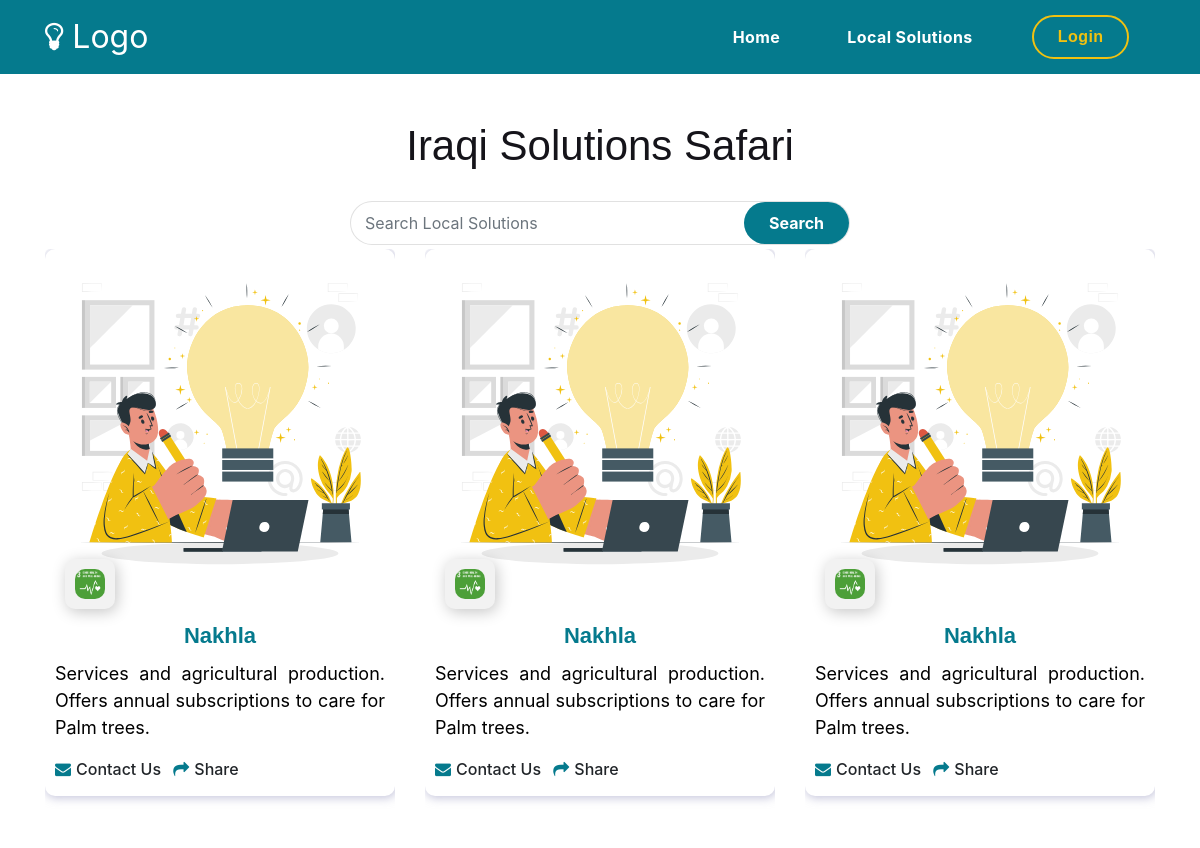
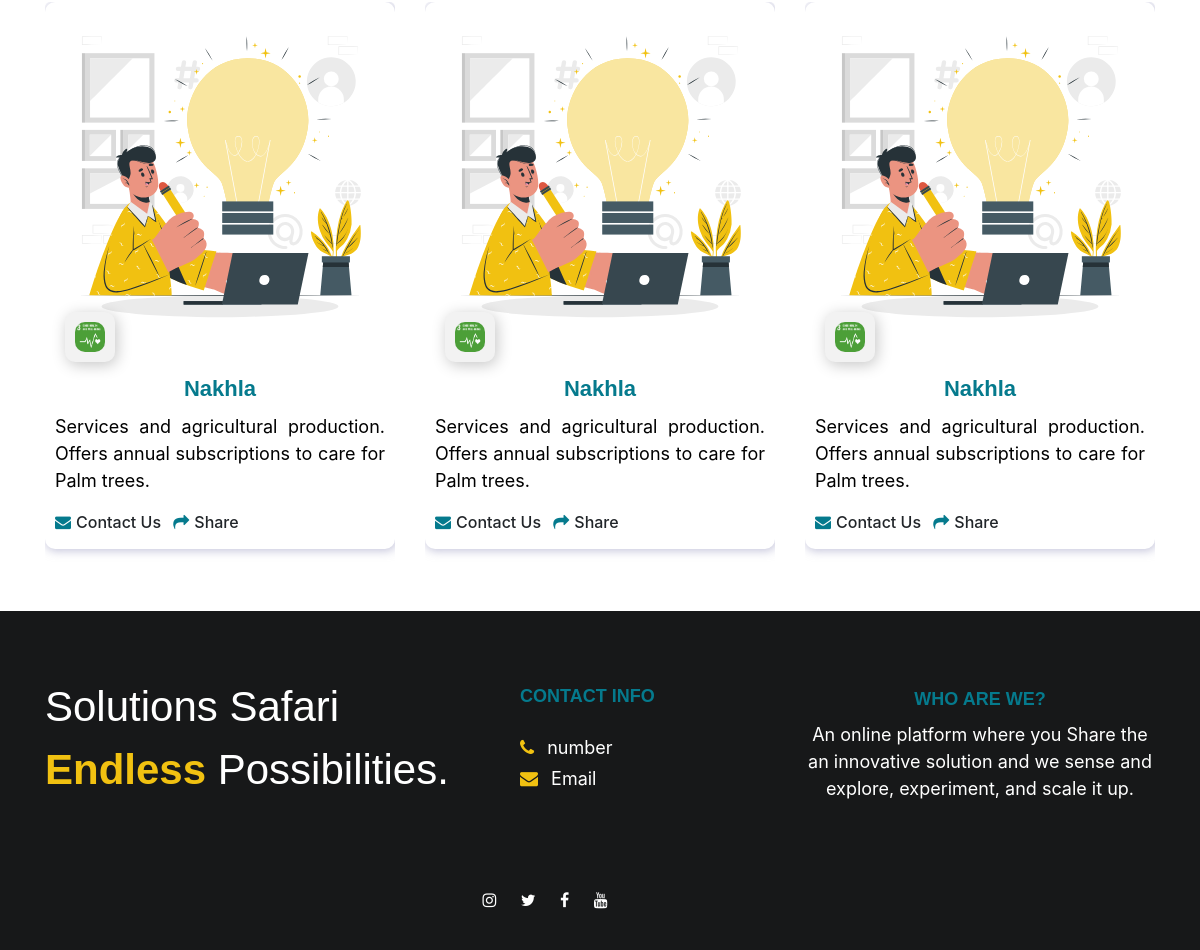
Page /climateprojects on the committed database (2 pictures, top to bottom).
### tables this page shows
CREATE TABLE "Local_solution_details" (
	"local_solution_id"	INTEGER NOT NULL UNIQUE,
	"local_solution_name"	TEXT,
	"owner_name"	TEXT NOT NULL,
	"type_of_the_local_solution"	TEXT NOT NULL,
	"province_of_the_local_solution"	TEXT NOT NULL,
	"date_of_finding_the_local_solution"	TEXT NOT NULL,
	"stage_of_the_local_solution"	TEXT NOT NULL,
	"institution"	TEXT NOT NULL,
	"phone_number"	NUMERIC NOT NULL,
	"email"	TEXT NOT NULL,
	"working_area_of_the_local_solution"	TEXT NOT NULL,
	"institutions_the_solution_is_implemented_at"	TEXT NOT NULL,
	"current_partners_of_the_solution"	TEXT NOT NULL,
	"local_solution_description"	TEXT NOT NULL,
	"local_solution_requirements"	TEXT NOT NULL,
	"social_media_links"	TEXT NOT NULL,
	"image_of_local_solution"	TEXT NOT NULL,
	PRIMARY KEY("local_solution_id" AUTOINCREMENT)
);

### app.py (the view)
@app.route("/climateprojects", methods=["GET", "POST"])
def climateprojects():
    if request.method == "POST":
        search_box = request.form.get("search")
        roster = db.execute("SELECT * FROM Local_solution_details WHERE type_of_the_local_solution='climate' AND local_solution_name LIKE ?", "%" + search_box + "%")
        return render_template("climate.html", roster=roster)
    roster = db.execute("SELECT * FROM Local_solution_details WHERE type_of_the_local_solution='climate'")
    return render_template("climate.html", roster=roster)

### templates/climate.html (shortened to what this page needs)
<!DOCTYPE html>
<html lang="en">
<head>
     <link rel="stylesheet" href="../static/css/bootstrap.min.css">
     <link rel="stylesheet" href="../static/css/font-awesome.min.css">
     <link rel="stylesheet" href="../static/css/aos.css">
     <link rel="stylesheet" href="../static/css/owl.carousel.min.css">
     <link rel="stylesheet" href="../static/css/owl.theme.default.min.css">
     <link rel="stylesheet" href="../static/style.css">
</head>
<body>
     <nav class="navbar navbar-expand-lg">
      <div class="container">
          <a class="navbar-brand" href="/">
            <i class="fa fa-lightbulb-o" aria-hidden="true"></i>
            Logo
          </a>
          <div class="collapse navbar-collapse" id="navbarNav">
              <ul class="navbar-nav ml-auto">
                  <li class="nav-item">
                      <a href="/" class="nav-link">Home</a>
                  </li>
                  <li class="nav-item">
                    <a data-toggle="dropdown" id="navbarDropdownMenuLink" href="solutions.html" class="nav-link">Local Solutions
                      </a>
                  </li>
                    {% if session.email %}
                  <li class="nav-item">
                    <a href="/logout" class="nav-link contact">Logout</a>
                  </li>
                  {% else %}
                  <li class="nav-item">
                    <a href="/login" class="nav-link contact">Login</a>
                  </li>
                  {% endif %}
              </ul>
          </div>
      </div>
  </nav>
      <div class="wrapper">
       <div class="search-header">
       <div class="filter-subnav">
       </div>
     </div>
     <section class="blog section-padding">
      <div class="container">
           <div class="row">
                <div class="col-lg-12 col-12 py-0 mt-0 mb-1 text-center">
                  <h1 class="mb-4 mt-0" data-aos="fade-up">Iraqi Solutions Safari </h1>
                  {% if session.admin %}
                <div class="col-lg-12" data-aos="fade-up" data-aos-delay="100">
                  <div class="row">
                      <div class="col-lg-6 col-md-6 col-sm-12 p-0">
                          <input type="text" class="form-control search-slt" id="exampleFormControlSelect1" placeholder="Type A Solution's Name">
                      </div>
                  <div class="col-lg-6 col-md-6 col-sm-12 p-0">
                    <div class="row">
                      <div class="col-lg-3 col-md-3 col-sm-12 p-0">
                        <select class="form-control search-slt" id="exampleFormControlSelect2">
                          <option placeholder="">Stage</option>
                          <option>Sensing and Exploring</option>
                          <option>Experimenting</option>
                          <option>Scaling Up</option>
                          <option>Done</option>
                        </select>
                      </div>
                    <div class="col-lg-3 col-md-3 col-sm-12 p-0">
                      <select class="form-control search-slt" id="exampleFormControlSelect3">
                        <option placeholder="">Province</option>
                        <option value="Province">Baghdad</option>
                        <option value="Province">Anbar</option>
                        <option value="Province">Babil</option>
                        <option value="Province">Basrah</option>
                        <option value="Province">Dahuk</option>
                        <option value="Province">Dhi Qar</option>
                        <option value="Province">Diyala</option>
                        <option value="Province">Erbil</option>
                        <option value="Province">Halabja</option>
                        <option value="Province">Karbala'</option>
                        <option value="province">Kirkuk</option>
                        <option value="province">Maysan</option>
                        <option value="province">Muthanna</option>
                        <option value="province">Najaf</option>
                        <option value="province">Ninawa</option>
                        <option value="province">Qadisiyah</option>
                        <option value="province">Salah ad-Din	</option>
                        <option value="province">Wasit</option>
                      </select>
                    </div>
                      <div class="col-lg-3 col-md-3 col-sm-12 p-0">
                          <select class="form-control search-slt" id="exampleFormControlSelect4">
                            <option placeholder="">SDGs</option>
                            <option>1: No poverty</option>
                            <option>2: Zero hunger</option>
                            <option>3: Good health and well-being</option>
                            <option>4: Quality education</option>
                            <option>5: Gender equality</option>
                            <option>6: Clean water and sanitation</option>
                            <option>7: Affordable and clean energy</option>
                            <option>8: Decent work and economic growth</option>
                            <option>9: Industry, Innovation, and Infrastructure</option>
                            <option>10: Reducing inequalities</option>
                            <option>11: Sustainable cities and communities</option>
                            <option>12: Responsible consumption and production</option>
                            <option>13: Climate action</option>
                            <option>14: Life below water</option>
                            <option>15: Life on land</option>
                            <option>16: Peace, justice and strong institutions</option>
                            <option>17: Partnership for the goals</option>
                          </select>
                      </div>
                      <div class="col-lg-3 col-md-3 col-sm-12 p-0">
                        <button type="button" class="wrn-btn" >Search</button>
                      </div>
                    </div>
                  </div>
              </div>
          </div>
                  {% else %}
                <form action="/climateprojects" data-aos="fade-up" data-aos-delay="100" method="POST">
                <div class="input-group" id="search-solutions"data-aos="fade-up" data-aos-delay="50">
                <input name="search" type="text" class="form-control" placeholder="Search Local Solutions">
                <div class="input-group-append">
                 <button type="submit" class="input-group-text btn" style="font-weight: bold; ">Search</button>
                </div>
                </div>
              </form>
              {% endif %}
                </div>
                {% for post in roster %}
                <div class="col-lg-4 col-md-4 col-12 mb-4 mt-0">
                  <div class="blog-header" data-aos="fade-up" data-aos-delay="100">
                    <div class="feature-box">
                      <div class="feature-img">
                          <img src={{post["image_of_local_solution"]}} object-fit:cover>
                          <div class="category">
                              <div class="b"><p><img src="../static/images/health.png"></p></div>
                          </div>
                          <div class="details">
                              <h4 class="name" style="font-size: 22px;">{{ post["local_solution_name"] }}</h4>
                              <p>{{ post["local_solution_description"] }}</p>
                                  <div>
                                      <span style="font-weight: 500; margin-right: 8px;" ><i class="fa fa-envelope" aria-hidden="true"></i>Contact Us  </span>
                                      <span style="font-weight: 500;" ><i class="fa fa-share" aria-hidden="true"></i>Share </span>
                                  </div>
                          </div>
                      </div>
                    </div>
                  </div>
                </div>
                {% endfor %}
                             </div>
          </div>
        </div>
     <footer class="site-footer">
      <div class="container">
        <div class="row">
          <div class="col-lg-5 mx-lg-auto col-md-8 col-10 mt-3" >
            <h1 class="text-white" data-aos="fade-up" data-aos-delay="100" >Solutions Safari <strong>Endless</strong> Possibilities.</h1>
          </div>
          <div class="col-lg-3 col-md-6 col-12" data-aos="fade-up" data-aos-delay="100">
            <h4 class="my-4" >CONTACT INFO</h4>
            <p class="mb-1" >
               <i class="fa fa-phone mr-2 footer-icon"></i>
              <a href="#">number</a>
            </p>
            <p><a href="">
                <i class="fa fa-envelope mr-2 footer-icon"></i>
                Email
              </a></p>
          </div>
          <div class="col-lg-4 mx-lg-auto text-center col-md-8 col-12" data-aos="fade-up" data-aos-delay="300" >
            <h4><br>WHO ARE WE?</h4>
            <p><a href="#">
                An online platform where you Share the an innovative solution and we sense and explore, experiment, and scale it up.
           </a></p>
           </div>
          <div class="col-lg-3 mx-lg-auto col-md-6 col-12" data-aos="fade-up" data-aos-delay="500">
            <ul class="social-icon">
              <li><a href="#" class="fa fa-instagram"></a></li>
              <li><a href="" class="fa fa-twitter"></a></li>
              <li><a href="" class="fa fa-facebook"></i></a></li>
              <li><a href="" class="fa fa-youtube"></i></a></li>
            </ul>
          </div>
        </div>
      </div>
    </footer>
</body>
</html>

### static/style.css (style rules this page uses)
body { background: white; font-family: 16px !important; }
h1,h2,h3,h4,h5,h6 { font-family: 'Plain-Regular', sans-serif !important; line-height: inherit; }
h1 { color: #15141a; font-size: 42px; }
h4 { color: #057a8d; font-family: 16px !important; font-size: 18px; font-weight: 600; }
p { color: black; font-size: 18px; line-height: 1.5em; }
b, strong { letter-spacing: 0; color: #f1c111; }
.navbar-expand-lg .navbar-nav .nav-link.contact { border: 2px solid #f1c111; border-radius: 100px; color: #f1c111; font-family: 'Plain-Bold', sans-serif; padding: 0.6em 2em 0.8em 2em; }
* { box-sizing: border-box; }
a { color: #404040; font-weight: normal; text-decoration: none; }
.section-padding { padding: 0.5em 0; }
.navbar { background: #057a8d; z-index: 2; top: 0; right: 0; left: 0; padding: 0ز5em; }
.navbar-brand { color: white; font-size: 32px; }
.nav-link { color: white; font-size: 16px !important; letter-spacing: 0.4px; margin: 0 1.6em; padding: 0.6em; font-weight: bold; }
.navbar-expand-lg .navbar-nav .nav-link.contact { border: 2px solid #f1c111; border-radius: 100px; color: #f1c111; font-family: 'Plain-Bold', sans-serif; padding: 0.5em 1.5em 0.5em 1.5em; }
.search-header { position: relative; display: flex; -ms-flex-direction: column; flex-direction: column; -ms-flex-align: center; align-items: center; }
.filter-subnav { background: #fff; position: relative; padding-top: 16px; padding-left: 20px; padding-right: 20px; }
.blog-header { border-radius: 5px; position: relative; overflow: hidden; }
.blog-header img { border-radius: 5px; display: block; }
.feature-img img { width: 100%; }
.category { width: 50px; height: 50px; background:#F2F2F2; color: white; font-size: large; font-weight: 650; border-radius: 10px; padding: 10px; Box-shadow: 2px 3px 15px #0000003a; position: relative; left: 20px; bottom: 40px; }
.feature-img { position: relative; }
.details { padding-top: 0px; padding-left: 10px; padding-right: 10px; padding-bottom: 15px; text-align: justify; border: 0px; }
.details h4 { font-weight: 600; margin-top: -30px; text-align: center; padding-top: -30px; }
.details .fa { margin-right: 5px; color: #057a8d; }
.feature-box { box-shadow: 1px 1px 10px 1px rgba(161, 161, 196, 0.61); margin-bottom: 30px; border-radius: 10px; cursor: pointer; transition: 1s; }
.feature-box img { border-radius: 10px; }
#search-solutions { margin: auto; width: 90%; max-width: 500px; border-radius: 30px; padding: 0; background: white; border: solid 1px rgba(128, 128, 128, 0.24); }
#search-solutions .form-control { border: 0 ; border-radius: 30px ; margin: 2px; box-shadow: thistle ; }
#search-solutions .input-group-text { background-color: #057a8d; border: 0 ; color: white ; padding: 0 25px; border-radius: 30px ; box-shadow: none; }
.site-footer { background: #171819; padding: 3em 0 2em 0; }
.site-footer a { color: white; }
.site-footer a:hover, .footer-icon { color: #f1c111; }
.social-icon { position: relative; padding: 0; margin: 4em 0 0 0; }
.social-icon li { display: inline-block; list-style: none; }
.social-icon li a { text-decoration: none; display: inline-block; font-size: 16px; margin: 10px; text-align: center; }

### rows in the picture
Local_solution_details: image_of_local_solution (picture), local_solution_name "Nakhla", local_solution_description "Services and agricultural production. Offers annual subscriptions to care for Palm trees."
Local_solution_details: image_of_local_solution (picture), local_solution_name "Nakhla", local_solution_description "Services and agricultural production. Offers annual subscriptions to care for Palm trees."
Local_solution_details: image_of_local_solution (picture), local_solution_name "Nakhla", local_solution_description "Services and agricultural production. Offers annual subscriptions to care for Palm trees."
Local_solution_details: image_of_local_solution (picture), local_solution_name "Nakhla", local_solution_description "Services and agricultural production. Offers annual subscriptions to care for Palm trees."
Local_solution_details: image_of_local_solution (picture), local_solution_name "Nakhla", local_solution_description "Services and agricultural production. Offers annual subscriptions to care for Palm trees."
Local_solution_details: image_of_local_solution (picture), local_solution_name "Nakhla", local_solution_description "Services and agricultural production. Offers annual subscriptions to care for Palm trees."
